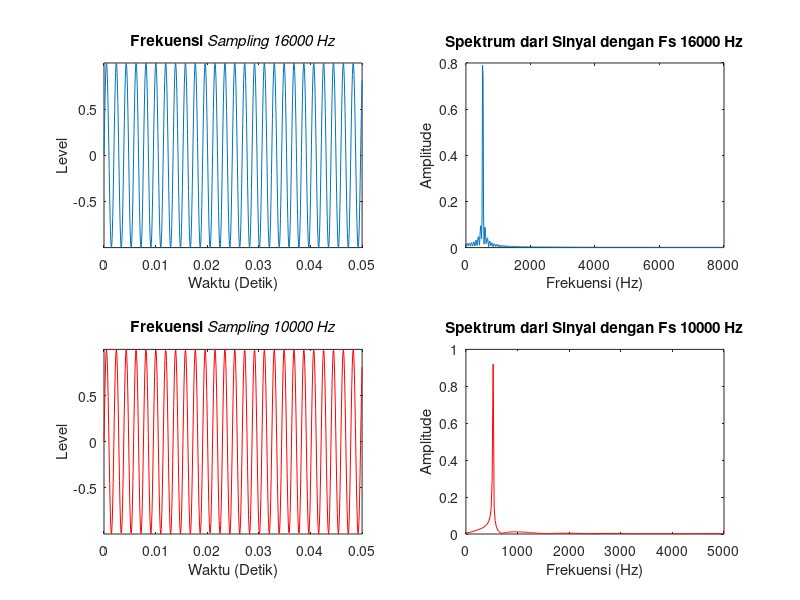
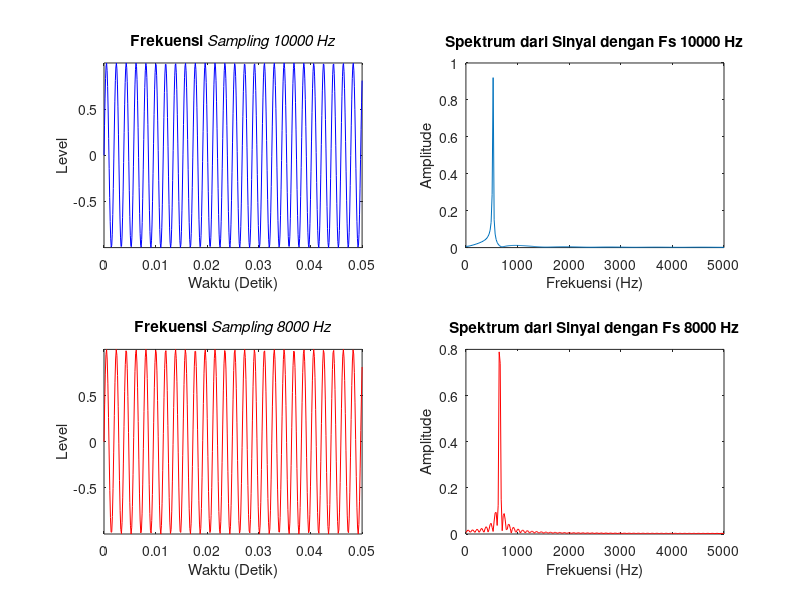
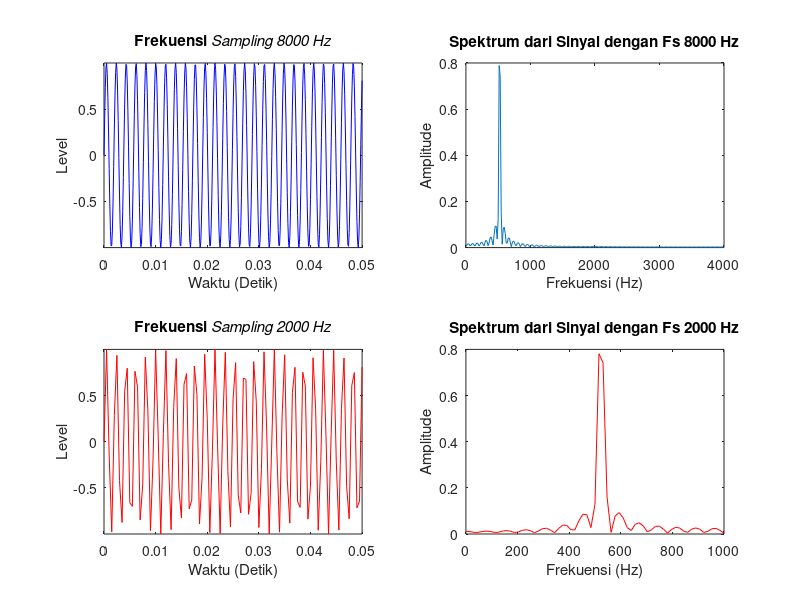
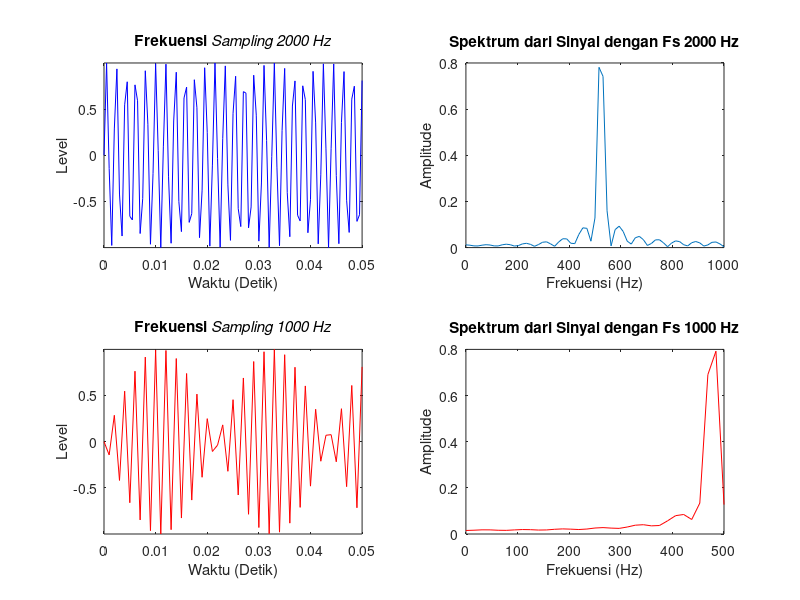

The MATLAB script that drew these images, in order:
Fs1 = 16000; %frekuensi sampling
t1 = 0:1/Fs1:0.05; % waktu
c1_1 = sin(2*pi*523*t1); % sinyal

Fs2 = 10000;
t2 = 0:1/Fs2:0.05;
c1_2 = sin(2*pi*523*t2);

Fs3 = 8000;
t3 = 0:1/Fs3:0.05;
c1_3 = sin(2*pi*523*t3);

Fs4 = 2000;
t4 = 0:1/Fs4:0.05;
c1_4 = sin(2*pi*523*t4);

Fs5 = 1000;
t5 = 0:1/Fs5:0.05;
c1_5 = sin(2*pi*523*t5);

%% Plot Fs 16kHz dgn Fs 10kHz

figure(1);
subplot(221);
plot(t1, c1_1);
xlabel('Waktu (Detik)');
ylabel('Level');
title('Frekuensi \it{Sampling} 16000 Hz')
axis tight;

subplot(222);
NFFT = 2^nextpow2(length(c1_1));
Y = fft(c1_1,NFFT)/length(c1_1);
f = Fs1/2*linspace(0,1,NFFT/2+1);
plot(f,2*abs(Y(1:NFFT/2+1))) 
title('Spektrum dari Sinyal dengan Fs 16000 Hz')
xlabel('Frekuensi (Hz)')
ylabel('Amplitude')

subplot(223);
p2 = plot(t2, c1_2);
set(p2, 'color', 'red');
xlabel('Waktu (Detik)');
ylabel('Level');
title('Frekuensi \it{Sampling} 10000 Hz')
axis tight;

subplot(224)
NFFT = 2^nextpow2(length(c1_2));
Y = fft(c1_2,NFFT)/length(c1_2);
f = Fs2/2*linspace(0,1,NFFT/2+1);
p2 = plot(f,2*abs(Y(1:NFFT/2+1))) ;
set(p2, 'color', 'red');
title('Spektrum dari Sinyal dengan Fs 10000 Hz')
xlabel('Frekuensi (Hz)')
ylabel('Amplitude')

%% Plot Fs 10kHz vs 8kHz

figure(2);
subplot(221);
p2 = plot(t2, c1_2);
set(p2, 'color', 'blue');
xlabel('Waktu (Detik)');
ylabel('Level');
title('Frekuensi \it{Sampling} 10000 Hz')
axis tight;

subplot(222);
NFFT = 2^nextpow2(length(c1_2));
Y = fft(c1_2,NFFT)/length(c1_2);
f = Fs2/2*linspace(0,1,NFFT/2+1);
plot(f,2*abs(Y(1:NFFT/2+1))) 
title('Spektrum dari Sinyal dengan Fs 10000 Hz')
xlabel('Frekuensi (Hz)')
ylabel('Amplitude')

subplot(223);
p3 = plot(t3, c1_3);
set(p3, 'color', 'red');
xlabel('Waktu (Detik)');
ylabel('Level');
title('Frekuensi \it{Sampling} 8000 Hz')
axis tight;

subplot(224)
NFFT = 2^nextpow2(length(c1_3));
Y = fft(c1_3,NFFT)/length(c1_3);
f = Fs2/2*linspace(0,1,NFFT/2+1);
p2 = plot(f,2*abs(Y(1:NFFT/2+1)));
set(p2, 'color', 'red');
title('Spektrum dari Sinyal dengan Fs 8000 Hz')
xlabel('Frekuensi (Hz)')
ylabel('Amplitude')

%% Plot Fs 8kHz vs 2kHz

figure(3);
subplot(221);
p3 = plot(t3, c1_3);
set(p3, 'color', 'blue');
xlabel('Waktu (Detik)');
ylabel('Level');
title('Frekuensi \it{Sampling} 8000 Hz')
axis tight;

subplot(222)
NFFT = 2^nextpow2(length(c1_3));
Y = fft(c1_3,NFFT)/length(c1_3);
f = Fs3/2*linspace(0,1,NFFT/2+1);
plot(f,2*abs(Y(1:NFFT/2+1))) 
title('Spektrum dari Sinyal dengan Fs 8000 Hz')
xlabel('Frekuensi (Hz)')
ylabel('Amplitude')

subplot(223);
p4 = plot(t4, c1_4);
set(p4, 'color', 'red');
xlabel('Waktu (Detik)');
ylabel('Level');
title('Frekuensi \it{Sampling} 2000 Hz')
axis tight;

subplot(224)
NFFT = 2^nextpow2(length(c1_4));
Y = fft(c1_4,NFFT)/length(c1_4);
f = Fs4/2*linspace(0,1,NFFT/2+1);
p2 = plot(f,2*abs(Y(1:NFFT/2+1))) ;
set(p2, 'color', 'red');
title('Spektrum dari Sinyal dengan Fs 2000 Hz')
xlabel('Frekuensi (Hz)')
ylabel('Amplitude')

%% Plot Fs 2kHz vs 1kHz


figure(4);
subplot(221);
p4 = plot(t4, c1_4);
set(p4, 'color', 'blue');
xlabel('Waktu (Detik)');
ylabel('Level');
title('Frekuensi \it{Sampling} 2000 Hz')
axis tight;

subplot(222)
NFFT = 2^nextpow2(length(c1_4));
Y = fft(c1_4,NFFT)/length(c1_4);
f = Fs4/2*linspace(0,1,NFFT/2+1);
plot(f,2*abs(Y(1:NFFT/2+1))) 
title('Spektrum dari Sinyal dengan Fs 2000 Hz')
xlabel('Frekuensi (Hz)')
ylabel('Amplitude')

subplot(223);
p5 = plot(t5, c1_5);
set(p5, 'color', 'red');
xlabel('Waktu (Detik)');
ylabel('Level');
title('Frekuensi \it{Sampling} 1000 Hz')
axis tight;

subplot(224)
NFFT = 2^nextpow2(length(c1_5));
Y = fft(c1_5,NFFT)/length(c1_5);
f = Fs5/2*linspace(0,1,NFFT/2+1);
p2 = plot(f,2*abs(Y(1:NFFT/2+1)));
set(p2, 'color', 'red');
title('Spektrum dari Sinyal dengan Fs 1000 Hz')
xlabel('Frekuensi (Hz)')
ylabel('Amplitude')